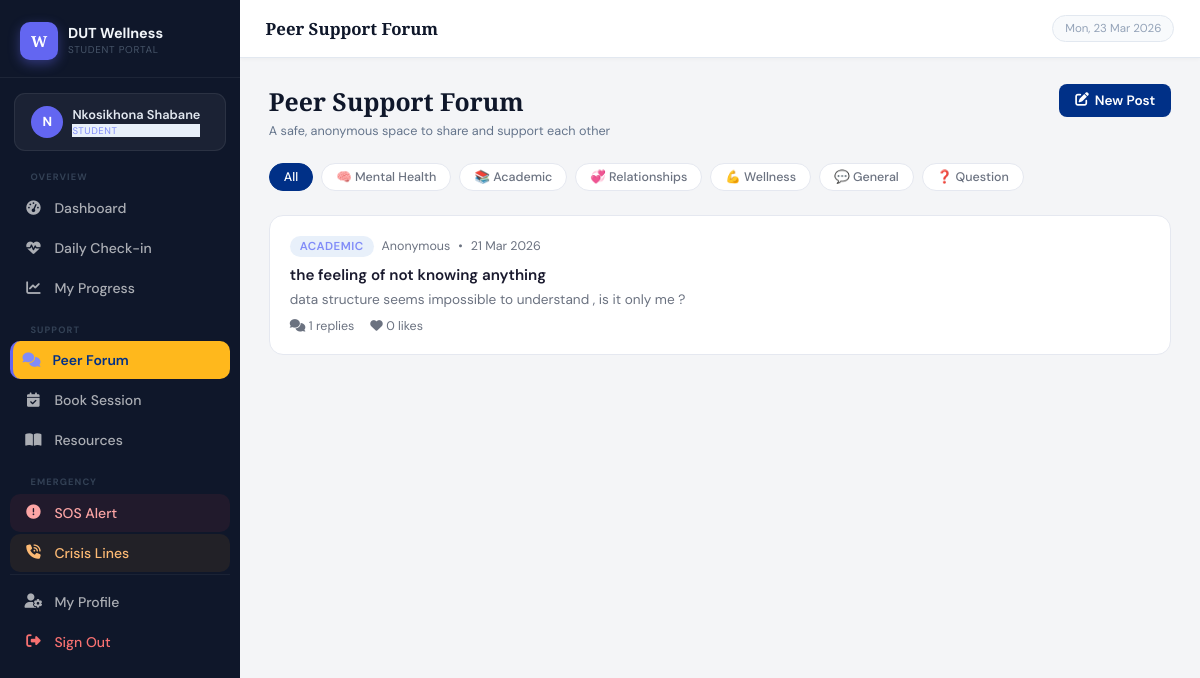
The page /forum (signed in) on the database its author committed.
### app.py (models this page shows, shortened)
class User(db.Model):
    id = db.Column(db.Integer, primary_key=True)
    student_number = db.Column(db.String(20), unique=True, nullable=False)
    full_name = db.Column(db.String(100), nullable=False)
    email = db.Column(db.String(120), unique=True, nullable=False)
    password_hash = db.Column(db.String(256), nullable=False)
    role = db.Column(db.String(20), default='student')
    faculty = db.Column(db.String(100))
    phone = db.Column(db.String(20))
    emergency_contact = db.Column(db.String(100))
    emergency_phone = db.Column(db.String(20))
    is_active = db.Column(db.Boolean, default=True)
    created_at = db.Column(db.DateTime, default=datetime.utcnow)
    reset_token = db.Column(db.String(100))
    reset_token_expiry = db.Column(db.DateTime)
    checkins = db.relationship('CheckIn', backref='user', lazy=True,
                               foreign_keys='CheckIn.user_id')
    posts = db.relationship('ForumPost', backref='author', lazy=True,
                            foreign_keys='ForumPost.user_id')
    bookings = db.relationship('Booking', backref='student', lazy=True,
                               foreign_keys='Booking.student_id')
    counsellor_bookings = db.relationship('Booking', backref='counsellor', lazy=True,
                                          foreign_keys='Booking.counsellor_id')
    sos_alerts = db.relationship('SOSAlert', backref='user', lazy=True,
                                 foreign_keys='SOSAlert.user_id')
    sos_responses = db.relationship('SOSAlert', backref='responder', lazy=True,
                                    foreign_keys='SOSAlert.responded_by')
    @property
    def is_authenticated(self): return True

class ForumPost(db.Model):
    id = db.Column(db.Integer, primary_key=True)
    user_id = db.Column(db.Integer, db.ForeignKey('user.id'), nullable=False)
    category = db.Column(db.String(50))
    title = db.Column(db.String(200), nullable=False)
    content = db.Column(db.Text, nullable=False)
    is_anonymous = db.Column(db.Boolean, default=False)
    is_pinned = db.Column(db.Boolean, default=False)
    likes = db.Column(db.Integer, default=0)
    timestamp = db.Column(db.DateTime, default=datetime.utcnow)
    replies = db.relationship('ForumReply', backref='post', lazy=True)

### app.py (the view)
@app.route('/forum')
@login_required
def forum():
    category = request.args.get('category', 'all')
    q = ForumPost.query
    if category != 'all':
        q = q.filter_by(category=category)
    posts = q.order_by(ForumPost.is_pinned.desc(), ForumPost.timestamp.desc()).all()
    return render_template('forum.html', posts=posts, category=category)

### app.py (called while the page is built)
@login_manager.user_loader
def load_user(user_id):
    return User.query.get(int(user_id))

@app.context_processor
def inject_now():
    return {'now': datetime.utcnow()}

### templates/forum.html (shortened to what this page needs)
{% extends "base.html" %}
{% block page_title %}Peer Support Forum{% endblock %}
{% block content %}
<div class="page-header" style="display:flex;justify-content:space-between;align-items:flex-start;flex-wrap:wrap;gap:1rem;">
  <div>
    <h1>Peer Support Forum</h1>
    <p>A safe, anonymous space to share and support each other</p>
  </div>
  <a href="{{ url_for('new_post') }}" class="btn btn-primary"><i class="fa-solid fa-pen-to-square"></i> New Post</a>
</div>
<div style="display:flex;gap:8px;flex-wrap:wrap;margin-bottom:1.5rem;">
  <a href="{{ url_for('forum') }}" class="category-pill {% if category=='all' %}active{% endif %}">All</a>
  {% for cat in ['mental-health','academic','relationships','wellness','general','question'] %}
  <a href="{{ url_for('forum', category=cat) }}" class="category-pill {% if category==cat %}active{% endif %}">
    {{ {'mental-health':'🧠 Mental Health','academic':'📚 Academic','relationships':'💞 Relationships','wellness':'💪 Wellness','general':'💬 General','question':'❓ Question'}[cat] }}
  </a>
  {% endfor %}
</div>
{% if posts %}
<div style="display:flex;flex-direction:column;gap:1rem;">
  {% for p in posts %}
  <a href="{{ url_for('view_post', post_id=p.id) }}" class="post-card">
    <div class="post-meta">
      <span class="badge badge-student">{{ p.category|replace('-',' ')|title if p.category else 'General' }}</span>
      <span>{{ 'Anonymous' if p.is_anonymous else p.author.full_name }}</span>
      <span>•</span>
      <span>{{ p.timestamp.strftime('%d %b %Y') }}</span>
    </div>
    <div class="post-title">{{ p.title }}</div>
    <div class="post-preview">{{ p.content }}</div>
    <div class="post-footer">
      <span><i class="fa-solid fa-comments"></i> {{ p.replies|length }} replies</span>
      <span><i class="fa-solid fa-heart"></i> {{ p.likes }} likes</span>
    </div>
  </a>
  {% endfor %}
</div>
{% else %}
<div class="empty-state card">
  <i class="fa-solid fa-comments"></i>
  <p>No posts yet in this category. <a href="{{ url_for('new_post') }}">Be the first to post!</a></p>
</div>
{% endif %}
{% endblock %}

### templates/base.html (shortened to what this page needs)
<!DOCTYPE html>
<html lang="en">
<head>
  <link href="https://cdnjs.cloudflare.com/ajax/libs/font-awesome/6.5.0/css/all.min.css" rel="stylesheet">
  <link rel="stylesheet" href="{{ url_for('static', filename='css/main.css') }}">
</head>
<body>
{% if current_user.is_authenticated %}
  <nav class="sidebar" id="sidebar">
    <div class="sidebar-logo">
      <div class="logo-mark">W</div>
      <div class="logo-text">
        <span class="logo-main">DUT Wellness</span>
        <span class="logo-sub">Student Portal</span>
      </div>
    </div>
    <div class="sidebar-user">
      <div class="user-avatar">{{ current_user.full_name[0] }}</div>
      <div class="user-info">
        <span class="user-name">{{ current_user.full_name }}</span>
        <span class="user-role badge-{{ current_user.role }}">{{ current_user.role | title }}</span>
      </div>
    </div>
    <ul class="nav-links">
      {% if current_user.role == 'student' %}
        <li><div class="nav-section">Overview</div></li>
        <li>
          <a href="{{ url_for('student_dashboard') }}"
             class="{% if request.endpoint == 'student_dashboard' %}active{% endif %}">
            <i class="fa-solid fa-gauge-high"></i><span>Dashboard</span>
          </a>
        </li>
        <li>
          <a href="{{ url_for('checkin') }}"
             class="{% if request.endpoint == 'checkin' %}active{% endif %}">
            <i class="fa-solid fa-heart-pulse"></i><span>Daily Check-in</span>
          </a>
        </li>
        <li>
          <a href="{{ url_for('checkin_history') }}"
             class="{% if request.endpoint == 'checkin_history' %}active{% endif %}">
            <i class="fa-solid fa-chart-line"></i><span>My Progress</span>
          </a>
        </li>
        <li><div class="nav-section">Support</div></li>
        <li>
          <a href="{{ url_for('forum') }}"
             class="{% if 'forum' in request.endpoint %}active{% endif %}">
            <i class="fa-solid fa-comments"></i><span>Peer Forum</span>
          </a>
        </li>
        <li>
          <a href="{{ url_for('booking') }}"
             class="{% if request.endpoint == 'booking' %}active{% endif %}">
            <i class="fa-solid fa-calendar-check"></i><span>Book Session</span>
          </a>
        </li>
        <li>
          <a href="{{ url_for('resources') }}"
             class="{% if request.endpoint == 'resources' %}active{% endif %}">
            <i class="fa-solid fa-book-open"></i><span>Resources</span>
          </a>
        </li>
        <li><div class="nav-section">Emergency</div></li>
        <li class="nav-emergency">
          <a href="{{ url_for('sos') }}">
            <i class="fa-solid fa-circle-exclamation"></i><span>SOS Alert</span>
          </a>
        </li>
        <li class="nav-emergency-alt">
          <a href="{{ url_for('crisis') }}">
            <i class="fa-solid fa-phone-volume"></i><span>Crisis Lines</span>
          </a>
        </li>
      {% endif %}
      <li class="nav-bottom">
        <a href="{{ url_for('profile') }}"
           class="{% if request.endpoint == 'profile' %}active{% endif %}">
          <i class="fa-solid fa-user-gear"></i><span>My Profile</span>
        </a>
      </li>
      <li>
        <a href="{{ url_for('logout') }}" style="color:#f87171 !important;">
          <i class="fa-solid fa-right-from-bracket"></i><span>Sign Out</span>
        </a>
      </li>
    </ul>
  </nav>
  <div class="main-wrap">
    <header class="topbar">
      <div class="topbar-title">{% block page_title %}{% endblock %}</div>
      <div class="topbar-right">
        <span class="topbar-date" id="topbar-date"></span>
      </div>
    </header>
    <main class="content-area">
      {% block content %}{% endblock %}
    </main>
  </div>
{% endif %}
</body>
</html>

### templates/base.html (style rules this page uses)
:root { --sidebar-w: 240px; --topbar-h: 58px; --sidebar-bg: #0f172a; --sidebar-hover: rgba(255,255,255,0.06); --sidebar-active-bg: rgba(99,102,241,0.18); --sidebar-active-txt: #a5b4fc; --sidebar-txt: #94a3b8; --sidebar-section: #334155; --accent: #6366f1; --topbar-bg: #ffffff; --content-bg: #f4f5f7; }
*, *::before, *::after { box-sizing: border-box; margin: 0; padding: 0; }
html, body { height: 100%; }
body { font-family: 'DM Sans', sans-serif; background: var(--content-bg); color: #0f172a; display: flex; min-height: 100vh; }
.sidebar { width: var(--sidebar-w); background: var(--sidebar-bg); position: fixed; top: 0; left: 0; bottom: 0; z-index: 200; display: flex; flex-direction: column; overflow-y: auto; overflow-x: hidden; transition: transform 0.3s cubic-bezier(0.4,0,0.2,1); }
.sidebar-logo { display: flex; align-items: center; gap: 10px; padding: 1.35rem 1.25rem 1.1rem; border-bottom: 1px solid rgba(255,255,255,0.06); flex-shrink: 0; }
.logo-mark { width: 38px; height: 38px; border-radius: 10px; background: var(--accent); display: flex; align-items: center; justify-content: center; font-family: 'Playfair Display', serif; font-size: 0.95rem; font-weight: 700; color: white; flex-shrink: 0; box-shadow: 0 4px 12px rgba(99,102,241,0.4); }
.logo-text .logo-main { display: block; color: #f1f5f9; font-size: 0.9rem; font-weight: 700; line-height: 1.2; }
.logo-text .logo-sub { display: block; color: #475569; font-size: 0.62rem; letter-spacing: 0.07em; text-transform: uppercase; }
.sidebar-user { margin: 0.9rem 0.9rem 0.4rem; background: rgba(255,255,255,0.05); border: 1px solid rgba(255,255,255,0.07); border-radius: 11px; padding: 0.75rem 1rem; display: flex; align-items: center; gap: 9px; flex-shrink: 0; }
.user-avatar { width: 32px; height: 32px; border-radius: 50%; background: var(--accent); color: white; font-weight: 700; font-size: 0.82rem; display: flex; align-items: center; justify-content: center; flex-shrink: 0; }
.user-info { min-width: 0; }
.user-name { display: block; color: #e2e8f0; font-size: 0.8rem; font-weight: 600; white-space: nowrap; overflow: hidden; text-overflow: ellipsis; }
.user-role { display: block; font-size: 0.6rem; text-transform: uppercase; letter-spacing: 0.06em; margin-top: 1px; }
.badge-student { color: #818cf8; }
.nav-section { font-size: 0.58rem; font-weight: 700; letter-spacing: 0.12em; text-transform: uppercase; color: var(--sidebar-section); padding: 0.9rem 1.25rem 0.3rem; }
.nav-links { list-style: none; padding: 0 0.65rem; flex: 1; }
.nav-links li { margin-bottom: 1px; }
.nav-links a { display: flex; align-items: center; gap: 9px; padding: 8px 12px; color: var(--sidebar-txt); text-decoration: none; border-radius: 9px; font-size: 0.8rem; font-weight: 500; transition: all 0.15s; }
.nav-links a i { width: 16px; text-align: center; font-size: 0.8rem; flex-shrink: 0; }
.nav-links a span { white-space: nowrap; overflow: hidden; }
.nav-links a.active { background: var(--sidebar-active-bg); color: var(--sidebar-active-txt); font-weight: 600; border-left: 3px solid var(--accent); padding-left: 9px; }
.nav-links a.active i { color: #818cf8; }
.nav-emergency a { color: #fca5a5 !important; background: rgba(239,68,68,0.08) !important; }
.nav-emergency-alt a { color: #fdba74 !important; background: rgba(245,158,11,0.08) !important; }
.nav-bottom { margin-top: auto; padding-top: 0.5rem; border-top: 1px solid rgba(255,255,255,0.05); }
.main-wrap { margin-left: var(--sidebar-w); flex: 1; display: flex; flex-direction: column; min-height: 100vh; }
.topbar { height: var(--topbar-h); background: var(--topbar-bg); border-bottom: 1px solid #e2e8f0; position: sticky; top: 0; z-index: 100; display: flex; align-items: center; padding: 0 1.6rem; gap: 1rem; box-shadow: 0 1px 4px rgba(0,0,0,0.04); flex-shrink: 0; }
.topbar-title { font-family: 'Playfair Display', serif; font-size: 1.05rem; font-weight: 600; color: #0f172a; flex: 1; }
.topbar-right { display: flex; align-items: center; gap: 10px; }
.topbar-date { font-size: 0.72rem; color: #94a3b8; background: #f8fafc; border: 1px solid #e2e8f0; padding: 5px 12px; border-radius: 20px; }
.content-area { padding: 1.6rem 1.8rem; flex: 1; max-width: 1400px; }
.page-header { margin-bottom: 1.5rem; }
.page-header h1 { font-family: 'Playfair Display', serif; font-size: 1.55rem; color: #0f172a; font-weight: 700; }
.page-header p { font-size: 0.79rem; color: #64748b; margin-top: 4px; }

### rows shown on the page
User: full_name "N", full_name "Nkosikhona Shabane", role "STUDENT"
ForumPost: category "ACADEMIC", is_anonymous "Anonymous", timestamp "21 Mar 2026", title "the feeling of not knowing anything", content "data structure seems impossible to understand , is it only me ?", replies|length "1", likes "0"
